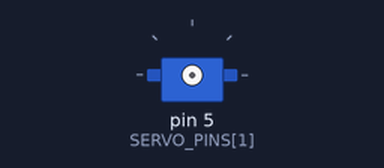
The sketch below on a simulated Arduino Uno, built with avr-gcc and run on an emulated ATmega328P. Shown: servo. What the sketch prints to the serial monitor is not drawn.

Above: at 0.05 s.
Timing chart, 0 to 3.0 s (numbered marks = the images above):
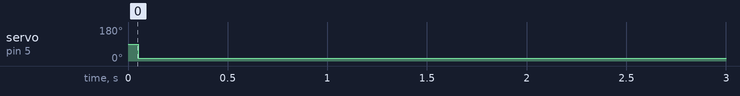

Measured:
- by itself, servo on pin 5 (SERVO_PINS[1]): 90° → 15° at 0.05 s

The sketch:

mod_front.ino
```cpp
#include <Servo.h>

/* byte layout:
  * 0:0 - zero byte
  * 1:2 - Engine speed (RPM, 16 bit unsigned integer)
  * 3:3 - Wheel speed (MPH, 8 bit unsigned integer)
  * 4:4 - CVT temperature (deg F, 8 bit unsigned integer)
  * 5:5 - Oil temperature (deg F, 8 bit unsigned integer)
  * 6:7 - zero bytes
*/

// timing stuff
unsigned long  current_millis = 0;
unsigned long  last_can_trigger = 0;
unsigned long  last_servo_trigger = 0;

// servo stuff
// by only instantiating one object, we guarantee we only drive one servo at a time
const uint8_t SERVO_PINS[] = {3, 5};
const uint8_t CVT_TEMP_SERVO_INDEX = 0;
const uint8_t WHEEL_SPEED_SERVO_INDEX = 1;
const uint8_t NUMBER_OF_SERVOS = 2;
// amount of time between servo position updates
const uint16_t SERVO_REFRESH_DELAY = 100;
uint8_t current_servo = 0;
Servo servo;

// CAN stuff
// amount of time between checking for new CAN messages
uint8_t CAN_POLL_DELAY = 250;
const uint32_t MODULE_ID = 0x00000000;
void receive( uint16_t* engine_speed, uint8_t* wheel_speed, uint8_t* cvt_temp, uint8_t* oil_temp);

// storage variables
uint16_t engine_speed = 0;
uint8_t wheel_speed = 0;
uint8_t cvt_temp = 0;
uint8_t oil_temp = 0;

// calculation and range management
const uint8_t MIN_CVT_TEMP = 0;
const uint8_t MAX_CVT_TEMP = 250;
const uint8_t MIN_CVT_SERVO_ANGLE = 15;
const uint8_t MAX_CVT_SERVO_ANGLE = 165;
const uint8_t MIN_WHEEL_SPEED = 0;
const uint8_t MAX_WHEEL_SPEED = 65;
const uint8_t MIN_WHEEL_SERVO_ANGLE = 15;
const uint8_t MAX_WHEEL_SERVO_ANGLE = 165;
uint8_t servo_angle = 0;

void setup() {
  Serial.begin(9600);
}

void loop() {
  // the timing really doesn't have to be too tight here
  current_millis = millis();

  // messages should come in about every 100 ms; we'll check about 3 times faster just to make
  // sure we don't miss anything!
  if( (current_millis - last_can_trigger) >  CAN_POLL_DELAY) {
    last_can_trigger = current_millis;
    //receive(&engine_speed, &wheel_speed, &cvt_temp, &oil_temp);
  }

  // each time this runs it updates a different servo
  if( (current_millis - last_servo_trigger) > (SERVO_REFRESH_DELAY / NUMBER_OF_SERVOS) ) {
    last_servo_trigger = current_millis;
    servo.detach();
    if( ++current_servo == NUMBER_OF_SERVOS ) {
      current_servo = 0;
    }
    servo.attach(SERVO_PINS[current_servo]);

    switch( current_servo ) {
      case CVT_TEMP_SERVO_INDEX:
        cvt_temp = constrain(cvt_temp, MIN_CVT_TEMP, MAX_CVT_TEMP);
        servo_angle = map(cvt_temp, MIN_CVT_TEMP, MAX_CVT_TEMP, MIN_CVT_SERVO_ANGLE, MAX_CVT_SERVO_ANGLE);
        break;

      case WHEEL_SPEED_SERVO_INDEX:
        wheel_speed = constrain(wheel_speed, MIN_WHEEL_SPEED, MAX_WHEEL_SPEED);
        servo_angle = map(wheel_speed, MIN_WHEEL_SPEED, MAX_WHEEL_SPEED, MIN_WHEEL_SERVO_ANGLE, MAX_WHEEL_SERVO_ANGLE);
        break;
    }

    Serial.print("servo: "); Serial.println(current_servo);
    Serial.print("angle: "); Serial.println(servo_angle);

    servo.write(servo_angle);
  }
}

void consume_serial() {
  // flush the serial buffer
  while( Serial.available() > 0 ) {
    Serial.read();
  }
}

// if the recieved packet is not valid or not adressed to us, the values of the args don't change
void receive( uint16_t* engine_speed, uint8_t* wheel_speed, uint8_t* cvt_temp, uint8_t* oil_temp) {
  // see http://docs.longan-labs.cc/can_bus/#recv

  // we need a full message
  if( Serial.available() < 12 ) {
    consume_serial();
    return;
  }

  // ID bytes
  uint32_t id;
  id |= ((uint32_t)Serial.read()) << 24;
  id |= ((uint32_t)Serial.read()) << 16;
  id |= ((uint32_t)Serial.read()) << 8;
  id |= ((uint32_t)Serial.read()) << 0;

  // do we need to care about this message?
  if( id != MODULE_ID ) {
    consume_serial();
    return;
  }

  // data (MUST read 8 bytes)
  // zero byte
  if( Serial.read() != 0 ) {
    consume_serial();
    return;
  }
  // engine RPM (16 bit)
  *engine_speed = ((uint16_t)Serial.read()) << 8;
  *engine_speed |= Serial.read();
  // wheel MPH
  *wheel_speed = Serial.read();
  // CVT *F
  *cvt_temp = Serial.read();
  // Oil *F
  *oil_temp = Serial.read();
  // zero bytes
  Serial.read();
  Serial.read();
}
```
